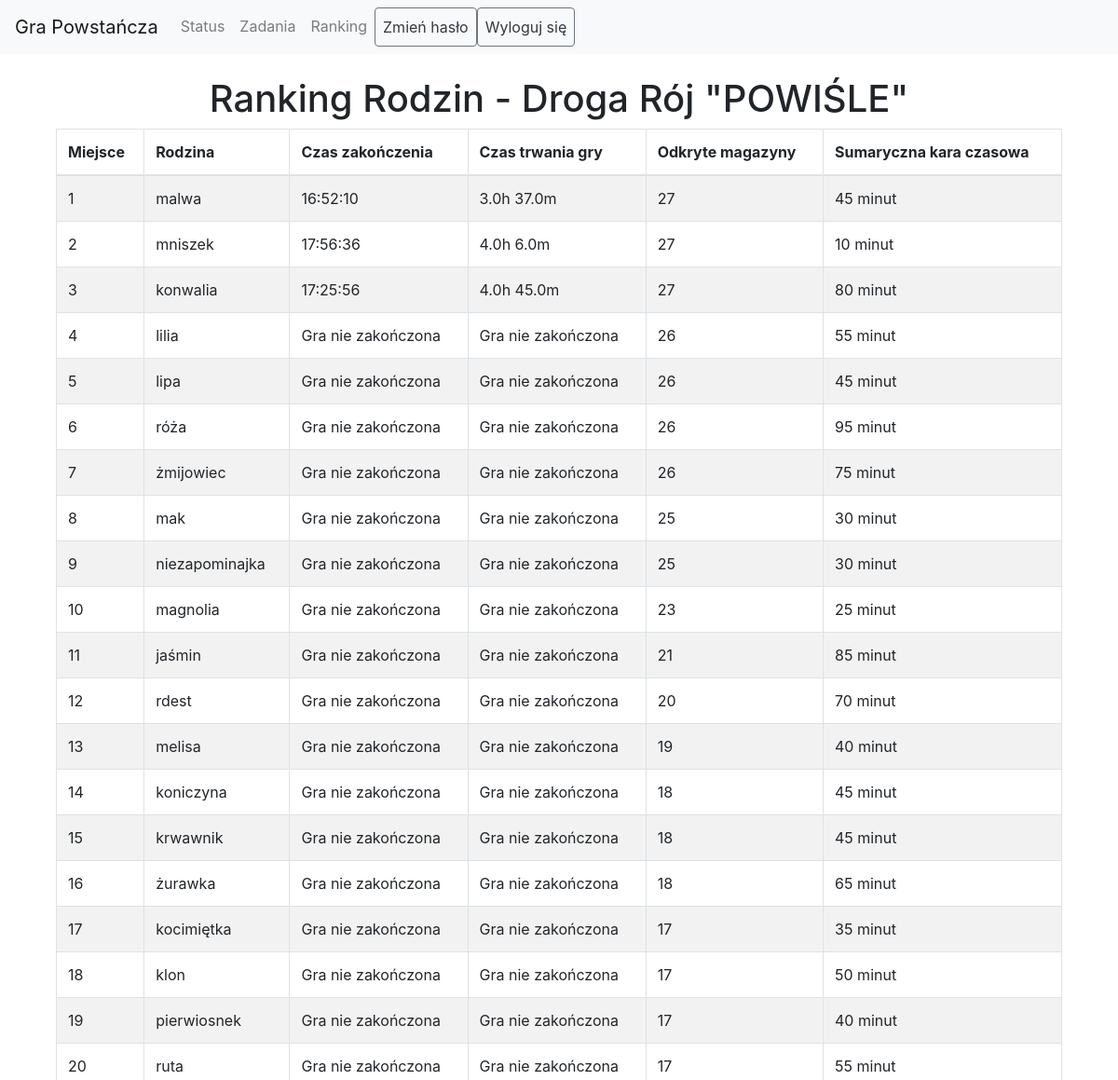
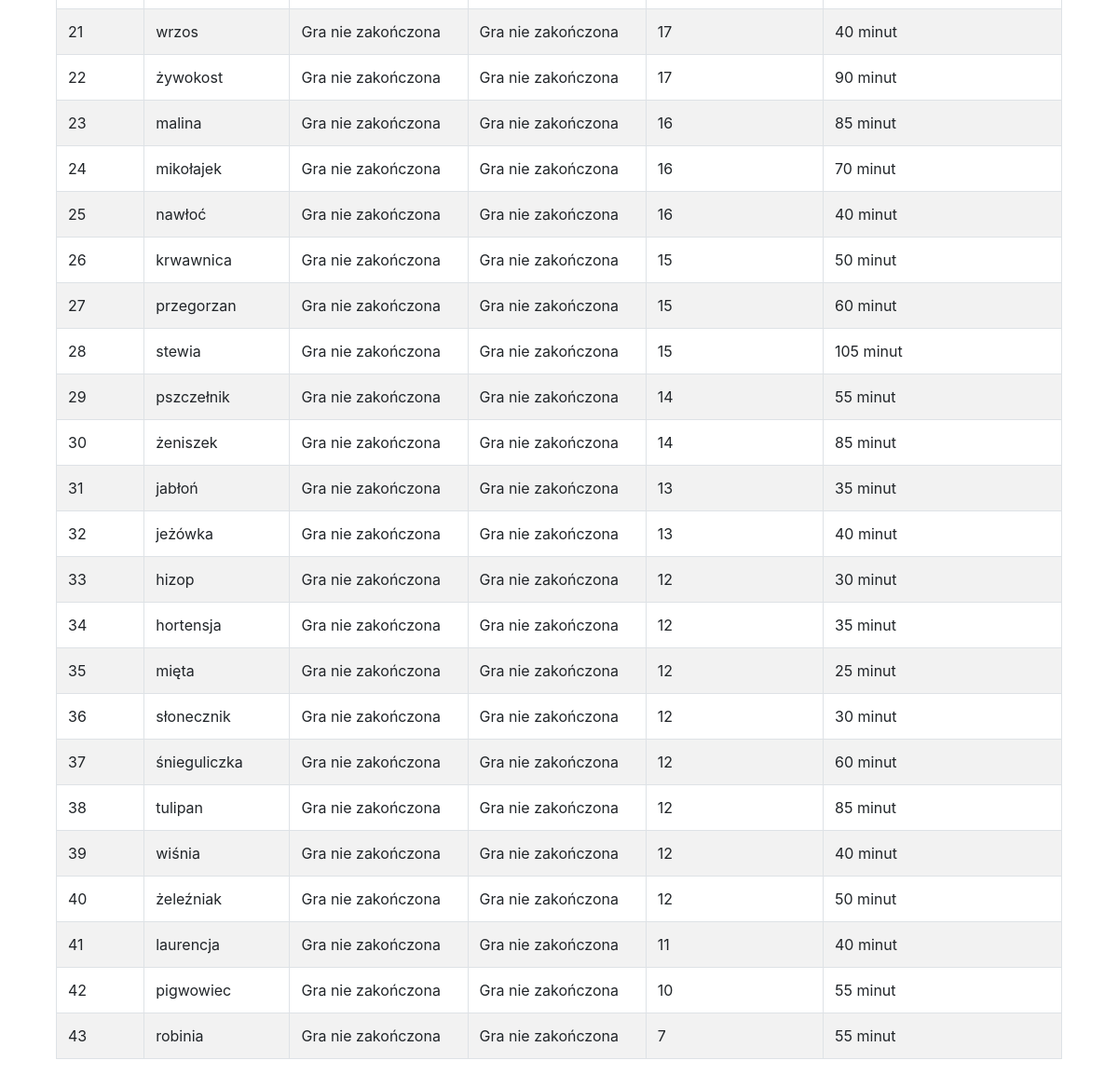
Page /ranking (signed in) on the committed database (2 pictures, top to bottom).
### models/__init__.py (models this page shows)
class Family(db.Model):
    id = db.Column(db.Integer, primary_key=True)
    name = db.Column(db.String(50), nullable=False)
    discovered_magazines = db.Column(db.Integer, default=0)
    patrols = db.relationship('Patrol', backref='family', lazy=True)
    assigned_magazines = db.Column(MutableList.as_mutable(PickleType), default=[])
    tasks = db.relationship('FamilyTask', backref='family', lazy=True)
    magazine_list = db.Column(db.String(1), nullable=False, default='a')  # 'a', 'b', 'c', 'd', 'e', or 'f'
    end_time = db.Column(db.DateTime, nullable=True)
    route = db.Column(db.String(1), nullable=False)  # Dodane pole dla drogi ('a' albo 'b')
    meeting_place = db.Column(db.String(255), nullable=True)  # Nowe pole dla miejsca spotkania

### routes/__init__.py (the view)
@main.route('/ranking')
@login_required
def ranking():
    patrol_id = session.get('patrol_id')
    if not patrol_id:
        flash('Nie jesteś zalogowany.', 'danger')
        return redirect(url_for('main.index'))
    patrol = Patrol.query.get(patrol_id)
    if not patrol or not patrol.family:
        flash('Nie znaleziono patrolu lub rodziny.', 'danger')
        return redirect(url_for('main.index'))
    family = patrol.family
    route = family.route  # Pobierz drogę rodziny
    families = Family.query.filter_by(route=route).all()
    families = [f for f in families if f.discovered_magazines]
    for family in families:
        total_penalty_time = sum(patrol.time_penalty for patrol in family.patrols if patrol.time_penalty)
        family.total_penalty_time = total_penalty_time  # Dodaj to pole dynamicznie
        family.total_time = ((family.end_time - GAME_START_TIME).total_seconds() + total_penalty_time * 60) if family.end_time else float('inf')
    families = sorted(families, key=lambda f: (
        f.total_time,
        -f.discovered_magazines
    ))
    return render_template('ranking.html', families=families, game_start_time=GAME_START_TIME, route=route)

### routes/__init__.py (called while the page is built)
def login_required(f):
    @wraps(f)
    def decorated_function(*args, **kwargs):
        if 'patrol_id' not in session:
            flash('Musisz być zalogowany, aby uzyskać dostęp do tej strony.', 'danger')
            return redirect(url_for('main.index'))
        return f(*args, **kwargs)
    return decorated_function

### templates/ranking.html (shortened to what this page needs)
{% extends "base.html" %}
{% block content %}
<div class="container">
    <h1 class="text-center">Ranking Rodzin - Droga {{ 'Rój "POWIŚLE"' if route == 'a' else 'Rój "STARÓWKA"' }}</h1>
    <div class="table-responsive">
        <table class="table table-striped table-bordered">
            <thead>
                <tr>
                    <th>Miejsce</th>
                    <th>Rodzina</th>
                    <th>Czas zakończenia</th>
                    <th>Czas trwania gry</th>
                    <th>Odkryte magazyny</th>
                    <th>Sumaryczna kara czasowa</th>
                </tr>
            </thead>
            <tbody>
                {% for family in families %}
                <tr>
                    <td>{{ loop.index }}</td>
                    <td>{{ family.name }}</td>
                    <td>{{ family.end_time.strftime('%H:%M:%S') if family.end_time else 'Gra nie zakończona' }}</td>
                    <td>
                        {% if family.end_time %}
                            {{ family.total_time // 3600 }}h
                            {{ (family.total_time % 3600) // 60 }}m
                        {% else %}
                            Gra nie zakończona
                        {% endif %}
                    </td>
                    <td>{{ family.discovered_magazines }}</td>
                    <td>{{ family.total_penalty_time }} minut</td>
                </tr>
                {% endfor %}
            </tbody>
        </table>
    </div>
</div>
{% endblock %}

### rows in the picture
Family: name "malwa", end_time "16:52:10", total_time "3.0", total_time "37.0", discovered_magazines "27", total_penalty_time "45"
Family: name "mniszek", end_time "17:56:36", total_time "4.0", total_time "6.0", discovered_magazines "27", total_penalty_time "10"
Family: name "konwalia", end_time "17:25:56", total_time "4.0", total_time "45.0", discovered_magazines "27", total_penalty_time "80"
Family: name "lilia", end_time "Gra nie zakończona", discovered_magazines "26", total_penalty_time "55"
Family: name "lipa", end_time "Gra nie zakończona", discovered_magazines "26", total_penalty_time "45"
Family: name "róża", end_time "Gra nie zakończona", discovered_magazines "26", total_penalty_time "95"
Family: name "żmijowiec", end_time "Gra nie zakończona", discovered_magazines "26", total_penalty_time "75"
Family: name "mak", end_time "Gra nie zakończona", discovered_magazines "25", total_penalty_time "30"
Family: name "niezapominajka", end_time "Gra nie zakończona", discovered_magazines "25", total_penalty_time "30"
Family: name "magnolia", end_time "Gra nie zakończona", discovered_magazines "23", total_penalty_time "25"
Family: name "jaśmin", end_time "Gra nie zakończona", discovered_magazines "21", total_penalty_time "85"
Family: name "rdest", end_time "Gra nie zakończona", discovered_magazines "20", total_penalty_time "70"
Family: name "melisa", end_time "Gra nie zakończona", discovered_magazines "19", total_penalty_time "40"
Family: name "koniczyna", end_time "Gra nie zakończona", discovered_magazines "18", total_penalty_time "45"
Family: name "krwawnik", end_time "Gra nie zakończona", discovered_magazines "18", total_penalty_time "45"
Family: name "żurawka", end_time "Gra nie zakończona", discovered_magazines "18", total_penalty_time "65"
Family: name "kocimiętka", end_time "Gra nie zakończona", discovered_magazines "17", total_penalty_time "35"
Family: name "klon", end_time "Gra nie zakończona", discovered_magazines "17", total_penalty_time "50"
Family: name "pierwiosnek", end_time "Gra nie zakończona", discovered_magazines "17", total_penalty_time "40"
Family: name "ruta", end_time "Gra nie zakończona", discovered_magazines "17", total_penalty_time "55"
Family: name "wrzos", end_time "Gra nie zakończona", discovered_magazines "17", total_penalty_time "40"
Family: name "żywokost", end_time "Gra nie zakończona", discovered_magazines "17", total_penalty_time "90"
Family: name "malina", end_time "Gra nie zakończona", discovered_magazines "16", total_penalty_time "85"
Family: name "mikołajek", end_time "Gra nie zakończona", discovered_magazines "16", total_penalty_time "70"
Family: name "nawłoć", end_time "Gra nie zakończona", discovered_magazines "16", total_penalty_time "40"
Family: name "krwawnica", end_time "Gra nie zakończona", discovered_magazines "15", total_penalty_time "50"
Family: name "przegorzan", end_time "Gra nie zakończona", discovered_magazines "15", total_penalty_time "60"
Family: name "stewia", end_time "Gra nie zakończona", discovered_magazines "15", total_penalty_time "105"
Family: name "pszczełnik", end_time "Gra nie zakończona", discovered_magazines "14", total_penalty_time "55"
Family: name "żeniszek", end_time "Gra nie zakończona", discovered_magazines "14", total_penalty_time "85"
Family: name "jabłoń", end_time "Gra nie zakończona", discovered_magazines "13", total_penalty_time "35"
Family: name "jeżówka", end_time "Gra nie zakończona", discovered_magazines "13", total_penalty_time "40"
Family: name "hizop", end_time "Gra nie zakończona", discovered_magazines "12", total_penalty_time "30"
Family: name "hortensja", end_time "Gra nie zakończona", discovered_magazines "12", total_penalty_time "35"
Family: name "mięta", end_time "Gra nie zakończona", discovered_magazines "12", total_penalty_time "25"
Family: name "słonecznik", end_time "Gra nie zakończona", discovered_magazines "12", total_penalty_time "30"
Family: name "śnieguliczka", end_time "Gra nie zakończona", discovered_magazines "12", total_penalty_time "60"
Family: name "tulipan", end_time "Gra nie zakończona", discovered_magazines "12", total_penalty_time "85"
Family: name "wiśnia", end_time "Gra nie zakończona", discovered_magazines "12", total_penalty_time "40"
Family: name "żeleźniak", end_time "Gra nie zakończona", discovered_magazines "12", total_penalty_time "50"
Family: name "laurencja", end_time "Gra nie zakończona", discovered_magazines "11", total_penalty_time "40"
Family: name "pigwowiec", end_time "Gra nie zakończona", discovered_magazines "10", total_penalty_time "55"
Family: name "robinia", end_time "Gra nie zakończona", discovered_magazines "7", total_penalty_time "55"

### other values in the picture
{{ 'Rój "POWIŚLE"' if route == 'a' else 'Rój "STARÓWKA"' }} "Rój \"POWIŚLE\""
